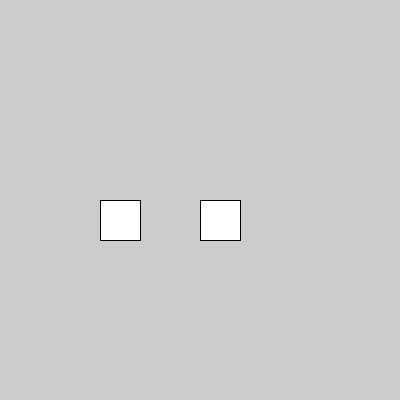
Frame 1 (no input)
Frame 60 (the mouse pressed at the canvas centre just before this capture): identical to frame 1, image omitted
Frame 120 (the mouse held since frame 60 and released just before this capture): identical to frame 1, image omitted

The Processing sketch that drew this single still picture (run headless with seeded random() and noise(); from frame 60 on, the mouse is pressed at the canvas centre):

// Processing sketch: funcionBoton
// ── funcionBoton.pde
void setup() {
  size(400, 400);
  frameRate(12);
}
void draw() {
  miBotonRectangular(width/4, height/2, width/10, height/10, 0);
  miBotonRectangular(width/2, height/2, width/10, height/10, 1);
}

// ── funciones.pde
void miBotonRectangular(float x, float y, float tamX, float tamY, int ID) {
  if (mouseX > x && mouseX < x + tamX && mouseY > y && mouseY < y + tamY ) {
    fill(127);
    if (mousePressed) {
      fill(0);
      println("Click en ID: ", ID);
    }
  } else {
    fill(255);
  }
  rect(x, y, tamX, tamY);
}
